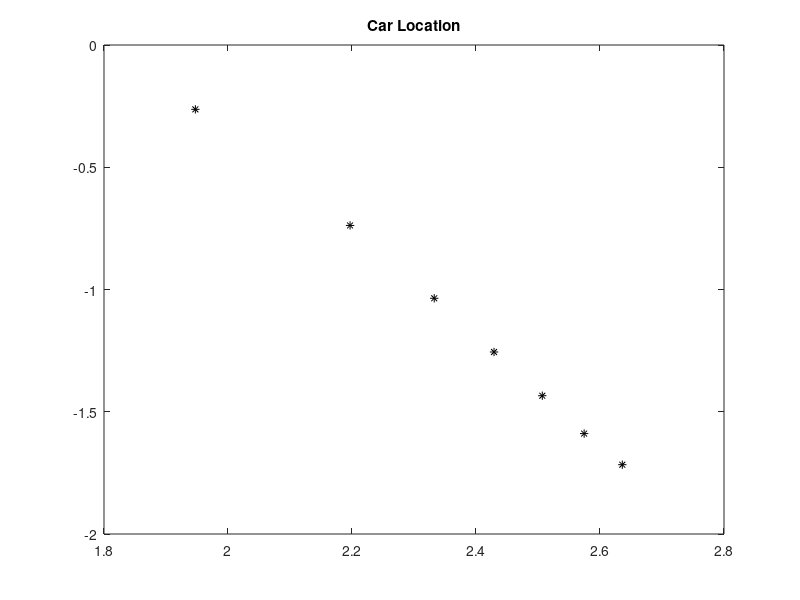
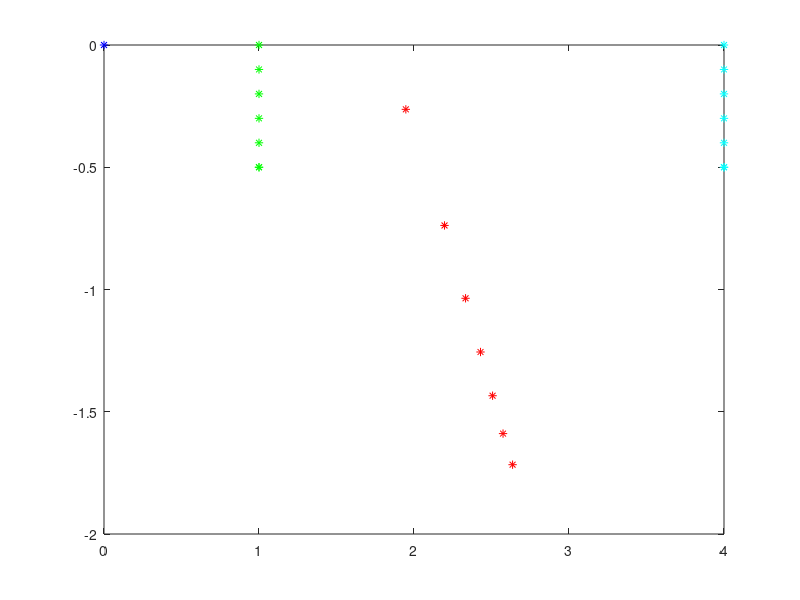

Reproduce these figures in MATLAB, in order. (Note: this script raises an error after producing the figures.)
% HW 2, #3, Kalman Filter - 2-D Car tracking probelm with constant velocity
clear all

dt = 1; % minute
num_meas=7;

H = [1 0; 0 1];
F = [1 0; 0 1];

Ra = [0.6 -0.6; -0.6 1.2];
Rb = [0.6 0.6; 0.6 1.2];
ya = [1 1 1 1 1 1 1; 0 -0.1 -0.2 -0.3 -0.4 -0.5 -0.5];
yb = [4 4 4 4 4 4 4; 0 -0.1 -0.2 -0.3 -0.4 -0.5 -0.5];

Hstack = [H;H];
Rstack = [Ra, zeros(2,2); zeros(2,2), Rb];
ystack = [ya; yb];

B0 = [1.2 0.6; 0.6 0.6];
x0 = [0; 0];

% intialize
xpost = x0;
Bpost = B0;

% Implement KF
% xas, yoa, yob, xb0
xb0 = [0;0];
xas=zeros(2,7);
for i=1:num_meas
    
    if i == 1
        xprior = xpost;
    else
        xprior = xpost+[0.085;-0.085]*dt;
        
    end
    Bprior = Bpost;
    K = Bprior*Hstack'*inv(Hstack*Bprior*Hstack'+Rstack);
    xpost = xprior + K*(ystack(:,i)-Hstack*xprior);
    Bpost = (eye(2)-K*Hstack)*Bprior;
    xas(1,i) = xpost(1);  xas(2,i)= xpost(2);
    plot(xpost(1),xpost(2), 'k*'); hold on; title('Car Location')
end
xpost 
Bpost

figure;
plot(xb0(1),xb0(2), 'b*'); hold on;
plot(xas(1,:), xas(2,:), 'r*');
plot(ya(1,:), ya(2,:), 'g*');
plot(yb(1,:), yb(2,:), 'c*');

% Compute probability that car is at specific location
probability = mvncdf([2-0.1;-2-0.1],[2+0.1;-2+0.1],xpost,Bpost) 